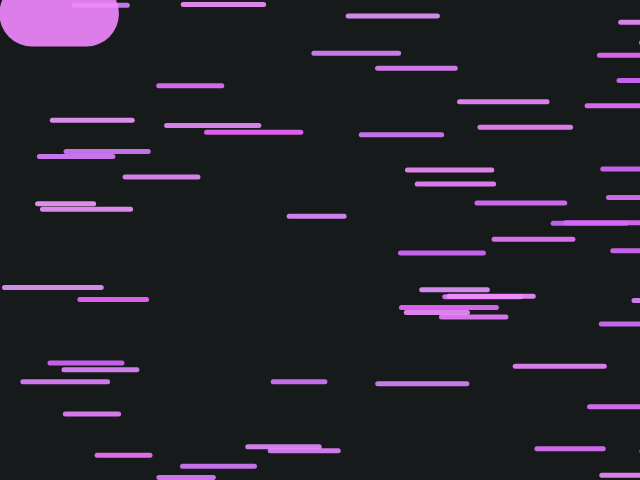
Frame 1 (no input)
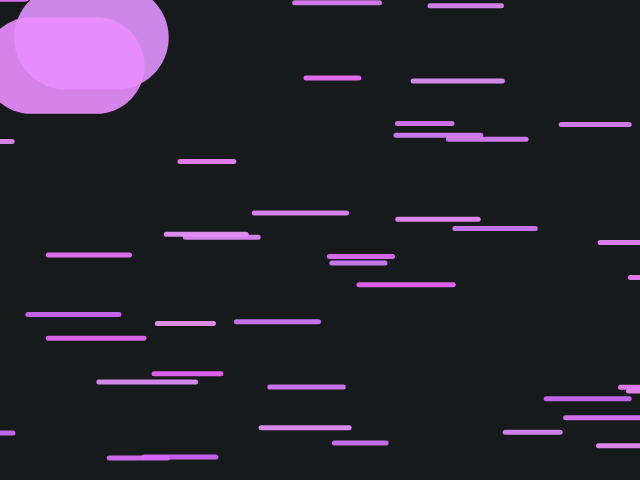
Frame 60 (no input)
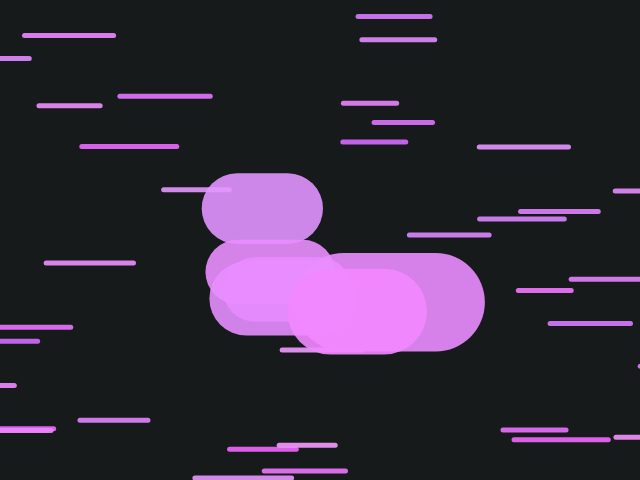
Frame 120 (the mouse pressed at the canvas centre since frame 60)

The p5.js sketch that drew these frames (run headless with seeded random() and noise() and a simulated clock; from frame 60 on, the mouse is pressed at the canvas centre):

// p5.js sketch
// ── sketch.js
//let myLine;
let myLines = []; 
let  totalLines = 60;
let colorHueInit = 80;

function setup() {
  createCanvas(640, 480);
  colorMode(HSB, 100);
   
  //myLine = new Diago(); 
  for (let i = 0; i < totalLines; i++) {
    myLines[i] = new Diago(); 
  }
 
}

function draw() {

background(50, 10, 10);

  if (mouseIsPressed) {
    fill(0);
  } else {
    fill(255, 255, 255);
  }

  for (let i = 0; i < totalLines; i++) {
  	myLines[i].move();
  	myLines[i].display();
  }

  
}

//Diagona line with other animations
class Diago{
	 
  constructor() {
    this.x = random(width);
    this.y = random(height);
    this.diameter = random(50, 100);
    this.speed = random(1, 5);;
    this.colorH = colorHueInit + random(-2, 2);
    this.colorS = 50 + random(-10, 10);
    this.colorV = 100;//colorHueInit + random(-10, 10);
  }

  move() {
    this.x += this.speed; //random(-this.speed, this.speed);
    this.y += this.speed; //random(-this.speed, this.speed);
    if(this.x > width + this.diameter){
    	this.x = -this.diameter;
    }
    if(this.y > height + this.diameter){
		this.y = -this.diameter;
    }
    //console.log('position line x =' +str(this.x));
    //console.log('position line y =' +str(this.y));
  }

  display() {
  	let d = float(dist(mouseX, mouseY, this.x+this.diameter*.5, this.y));
  	if(d<100)strokeWeight(5 + d);
    else strokeWeight(5);
  	stroke(this.colorH, this.colorS, this.colorV, 90);
    line(this.x, this.y, this.x+this.diameter, this.y);
  }

	
}
